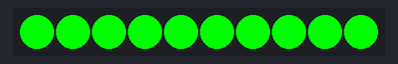
Bench run of a sketch on a simulated Arduino Uno, built with avr-gcc and run on an emulated ATmega328P. On the bench: 10 RGB LEDs in strip order, left to right. Dim RGB values are drawn brighter than linear; colours are those a GRB WS2812 strip shows for the declared byte order.

Above: at 0.1 s.
At 38.1 s:
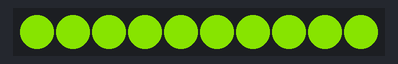

The sketch:

HSV.ino
```cpp
#include "FastLED.h"
CRGB leds[10];
void setup() { FastLED.addLeds<WS2812B, 4>(leds, 10); }

void loop() {
  static uint8_t hue = 0;
  FastLED.showColor(CHSV(hue++, 255, 255));
  delay(1000);
}
```
